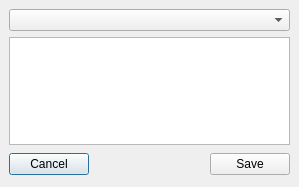
<ui version="4.0" >
 <class>statusWidgetWindow</class>
 <widget class="QDialog" name="statusWidgetWindow" >
  <property name="geometry" >
   <rect>
    <x>0</x>
    <y>0</y>
    <width>299</width>
    <height>187</height>
   </rect>
  </property>
  <property name="windowTitle" >
   <string>Set status message</string>
  </property>
  <property name="windowIcon" >
   <iconset>images/16x16/jgames.png</iconset>
  </property>
  <layout class="QGridLayout" >
   <property name="margin" >
    <number>9</number>
   </property>
   <property name="spacing" >
    <number>6</number>
   </property>
   <item row="0" column="0" colspan="3" >
    <widget class="QComboBox" name="show" />
   </item>
   <item row="1" column="0" colspan="3" >
    <widget class="QTextBrowser" name="status" >
     <property name="toolTip" >
      <string>Enter a short message describing your status (e.g. at lunch)</string>
     </property>
     <property name="tabChangesFocus" >
      <bool>true</bool>
     </property>
     <property name="readOnly" >
      <bool>false</bool>
     </property>
    </widget>
   </item>
   <item row="2" column="0" >
    <widget class="QPushButton" name="pushButton" >
     <property name="text" >
      <string>Cancel</string>
     </property>
     <property name="icon" >
      <iconset>images/16x16/actions/process-stop.png</iconset>
     </property>
    </widget>
   </item>
   <item row="2" column="1" >
    <spacer>
     <property name="orientation" >
      <enum>Qt::Horizontal</enum>
     </property>
     <property name="sizeType" >
      <enum>QSizePolicy::Expanding</enum>
     </property>
     <property name="sizeHint" >
      <size>
       <width>91</width>
       <height>27</height>
      </size>
     </property>
    </spacer>
   </item>
   <item row="2" column="2" >
    <widget class="QPushButton" name="set" >
     <property name="sizePolicy" >
      <sizepolicy>
       <hsizetype>1</hsizetype>
       <vsizetype>0</vsizetype>
       <horstretch>0</horstretch>
       <verstretch>0</verstretch>
      </sizepolicy>
     </property>
     <property name="text" >
      <string>Save</string>
     </property>
     <property name="icon" >
      <iconset>images/16x16/actions/ok.png</iconset>
     </property>
    </widget>
   </item>
  </layout>
 </widget>
 <resources/>
 <connections>
  <connection>
   <sender>set</sender>
   <signal>clicked()</signal>
   <receiver>statusWidgetWindow</receiver>
   <slot>accept()</slot>
   <hints>
    <hint type="sourcelabel" >
     <x>233</x>
     <y>204</y>
    </hint>
    <hint type="destinationlabel" >
     <x>249</x>
     <y>208</y>
    </hint>
   </hints>
  </connection>
  <connection>
   <sender>pushButton</sender>
   <signal>clicked()</signal>
   <receiver>statusWidgetWindow</receiver>
   <slot>reject()</slot>
   <hints>
    <hint type="sourcelabel" >
     <x>59</x>
     <y>206</y>
    </hint>
    <hint type="destinationlabel" >
     <x>117</x>
     <y>192</y>
    </hint>
   </hints>
  </connection>
 </connections>
</ui>
